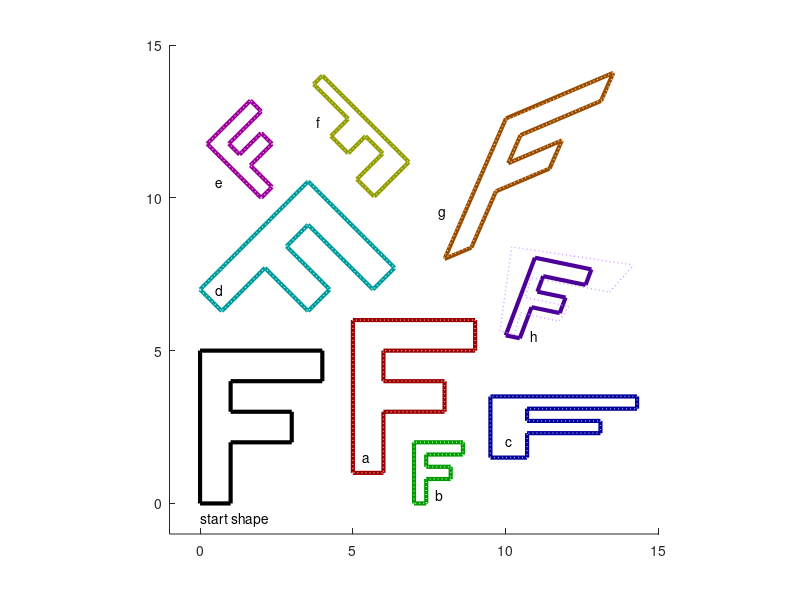

Write the MATLAB code that produced this figure.
%% Transforms Lab
%
% Task: edit the transforms in this cell to align the outlined shapes
%       with the dotted outlines of the same colour hue.

% (a) Translation.
T_a = [1 0 5; 0 1 1; 0 0 1];

% (b) Isotropic scale + translation.
T_b = [1 0 17.5; 0 1 0; 0 0 2.5];

% (c) Anisotropic scale + translation.
T_c = [1.2 0 9.5; 0 0.4 1.5; 0 0 1];

% (d) Rotation + translation.
T_d = [cos(-pi/4) -sin(-pi/4) 0; sin(-pi/4) cos(-pi/4) 7; 0 0 1];

% (e) Isotropic scale + rotation + translation.
T_e = [cos(pi/4) -sin(pi/4) 4; sin(pi/4) cos(pi/4) 20; 0 0 2];

% (f) Anisotropic scale + rotation + translation.
T_f = [0.8*cos(-3*pi/4) 1.6*-sin(-3*pi/4) 8; 0.8*sin(-3*pi/4) 1.6*cos(-3*pi/4) 28; 0 0 2];

% (g) Fully affine.
T_g = [1.9*cos(-pi/8) 2.1*-sin(-pi/8) 16; -1.95*sin(-pi/8) 1.99*cos(-pi/8) 16; 0 0 2];

% (h) Perspective.
T_h = [cos(-pi/8) -sin(-pi/8) 20; 0.5*sin(-pi/8) 1.1*cos(-pi/8) 11; 0 0 2];


%% Apply transformations and draw the results -- DO NOT EDIT BELOW LINE.

% Start shape: a 2D pologyon in the shape of an 'F'.
p = [0 0 4 4 1 1 3 3 1 1 0; 0 5 5 4 4 3 3 2 2 0 0; 1 1 1 1 1 1 1 1 1 1 1];

% Apply the defined transforms to the input shape.
p_a = T_a * p;
p_b = T_b * p;
p_c = T_c * p;
p_d = T_d * p;
p_e = T_e * p;
p_f = T_f * p;
p_g = T_g * p;
p_h = T_h * p;

% Set up axes.
figure;
hold on;
axis equal;
axis([-1 15 -1 15]);

% Draw the transformed shapes.
plot(p_a(1,:) ./ p_a(3,:), p_a(2,:) ./ p_a(3,:), 'Color', [0.6 0   0  ], 'LineWidth', 3);
plot(p_b(1,:) ./ p_b(3,:), p_b(2,:) ./ p_b(3,:), 'Color', [0   0.6 0  ], 'LineWidth', 3);
plot(p_c(1,:) ./ p_c(3,:), p_c(2,:) ./ p_c(3,:), 'Color', [0   0   0.6], 'LineWidth', 3);
plot(p_d(1,:) ./ p_d(3,:), p_d(2,:) ./ p_d(3,:), 'Color', [0   0.6 0.6], 'LineWidth', 3);
plot(p_e(1,:) ./ p_e(3,:), p_e(2,:) ./ p_e(3,:), 'Color', [0.6 0   0.6], 'LineWidth', 3);
plot(p_f(1,:) ./ p_f(3,:), p_f(2,:) ./ p_f(3,:), 'Color', [0.6 0.6 0  ], 'LineWidth', 3);
plot(p_g(1,:) ./ p_g(3,:), p_g(2,:) ./ p_g(3,:), 'Color', [0.6 0.3 0  ], 'LineWidth', 3);
plot(p_h(1,:) ./ p_h(3,:), p_h(2,:) ./ p_h(3,:), 'Color', [0.3 0   0.6], 'LineWidth', 3);

% Initial shape and location.
text(0, -0.5, 'start shape'); plot(p(1,:), p(2,:), 'k', 'LineWidth', 3);

% Target shapes.
text( 5.3,  1.5, 'a'); plot([5 5 9 9 6 6 8 8 6 6 5], [1 6 6 5 5 4 4 3 3 1 1], ':', 'Color', [1 0.6 0.6], 'LineWidth', 1);
text( 7.7,  0.3, 'b'); plot([7 7 8.6 8.6 7.4 7.4 8.2 8.2 7.4 7.4 7], [0 2 2 1.6 1.6 1.2 1.2 0.8 0.8 0 0], ':', 'Color', [0.6 1 0.6], 'LineWidth', 1);
text(10,    2,   'c'); plot([9.5 9.5 14.3 14.3 10.7 10.7 13.1 13.1 10.7 10.7 9.5], [1.5 3.5 3.5 3.1 3.1 2.7 2.7 2.3 2.3 1.5 1.5], ':', 'Color', [0.6 0.6 1], 'LineWidth', 1);
text( 0.5,  7,   'd'); plot([0 3.53553390593274 6.36396103067893 5.65685424949238 3.53553390593274 2.82842712474619 4.24264068711929 3.53553390593274 2.12132034355964 0.707106781186548 0], [7 10.5355339059327 7.70710678118655 7 9.12132034355964 8.4142135623731 7 6.29289321881345 7.70710678118655 6.29289321881345 7], ':', 'Color', [0.6 1 1], 'LineWidth', 1);
text( 0.5, 10.5, 'e'); plot([2 0.232233047033631 1.64644660940673 2 0.939339828220179 1.29289321881345 2 2.35355339059327 1.64644660940673 2.35355339059327 2], [10 11.7677669529664 13.1819805153395 12.8284271247462 11.7677669529664 11.4142135623731 12.1213203435596 11.7677669529664 11.0606601717798 10.3535533905933 10], ':', 'Color', [1 0.6 1], 'LineWidth', 1);
text( 3.8, 12.5, 'f'); plot([4 6.82842712474619 5.69705627484771 5.13137084989848 5.97989898732233 5.41421356237309 4.84852813742386 4.28284271247462 4.84852813742386 3.71715728752538 4], [14 11.1715728752538 10.0402020253553 10.6058874503046 11.4544155877284 12.0201010126777 11.4544155877284 12.0201010126777 12.5857864376269 13.7171572875254 14], ':', 'Color', [0.6 1 0.6], 'LineWidth', 1);
text( 7.8,  9.5, 'g'); plot([7.97487373415292 9.97487373415292 13.5748737341529 13.1748737341529 10.4748737341529 10.0748737341529 11.8748737341529 11.4748737341529 9.67487373415292 8.87487373415292 7.97487373415292], [8.02512626584708 12.5251262658471 14.1251262658471 13.2251262658471 12.0251262658471 11.1251262658471 11.9251262658471 11.0251262658471 10.2251262658471 8.42512626584708 8.02512626584708], ':', 'Color', [1 0.8 0.6], 'LineWidth', 1);
text(10.8,  5.5, 'h'); plot([9.812 10.1963302752294 14.1855010660981 13.4 10.8298217179903 10.6398305084746 12.0611940298507 11.7371879106439 10.4931163954944 10.2813455657492 9.812], [5.649 8.39266055045871 7.79957356076759 6.91607142857143 7.39059967585089 6.74435028248588 6.44328358208955 5.95532194480946 6.24530663329161 5.5249745158002 5.649], ':', 'Color', [0.8 0.6 1], 'LineWidth', 1);







